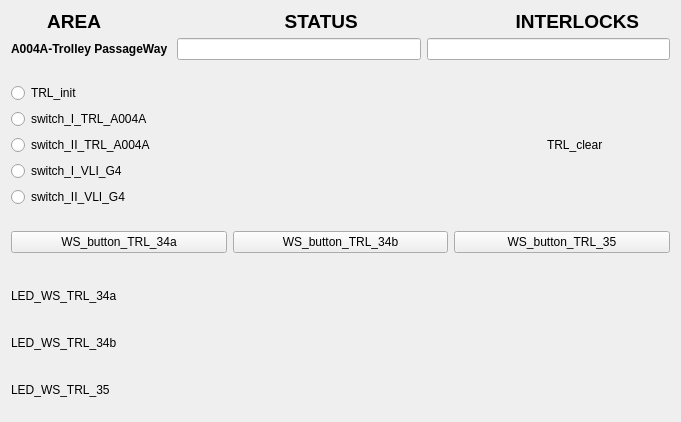
<?xml version="1.0" encoding="UTF-8"?>
<ui version="4.0">
 <class>Form</class>
 <widget class="QWidget" name="Form">
  <property name="geometry">
   <rect>
    <x>0</x>
    <y>0</y>
    <width>681</width>
    <height>422</height>
   </rect>
  </property>
  <property name="windowTitle">
   <string>Form</string>
  </property>
  <layout class="QVBoxLayout" name="verticalLayout_3">
   <item>
    <layout class="QVBoxLayout" name="verticalLayout">
     <item>
      <widget class="QLabel" name="label_4">
       <property name="maximumSize">
        <size>
         <width>16777215</width>
         <height>21</height>
        </size>
       </property>
       <property name="font">
        <font>
         <pointsize>14</pointsize>
         <weight>75</weight>
         <bold>true</bold>
        </font>
       </property>
       <property name="text">
        <string>       AREA                                   STATUS                              INTERLOCKS </string>
       </property>
      </widget>
     </item>
     <item>
      <layout class="QFormLayout" name="formLayout_2">
       <property name="fieldGrowthPolicy">
        <enum>QFormLayout::AllNonFixedFieldsGrow</enum>
       </property>
       <item row="0" column="0">
        <widget class="QLabel" name="label_2">
         <property name="font">
          <font>
           <weight>75</weight>
           <bold>true</bold>
          </font>
         </property>
         <property name="text">
          <string>A004A-Trolley PassageWay </string>
         </property>
        </widget>
       </item>
       <item row="0" column="1">
        <layout class="QHBoxLayout" name="horizontalLayout">
         <item>
          <widget class="QELineEdit" name="qelineedit_2">
           <property name="alignment">
            <set>Qt::AlignCenter</set>
           </property>
           <property name="variable" stdset="0">
            <string>VCS:TRL-CLR-STATS</string>
           </property>
           <property name="format" stdset="0">
            <enum>QELineEdit::Default</enum>
           </property>
          </widget>
         </item>
         <item>
          <widget class="QELineEdit" name="qelineedit">
           <property name="alignment">
            <set>Qt::AlignCenter</set>
           </property>
           <property name="variable" stdset="0">
            <string>VCS:TRL-INTLCK-STATS</string>
           </property>
          </widget>
         </item>
        </layout>
       </item>
      </layout>
     </item>
    </layout>
   </item>
   <item>
    <spacer name="verticalSpacer_2">
     <property name="orientation">
      <enum>Qt::Vertical</enum>
     </property>
     <property name="sizeHint" stdset="0">
      <size>
       <width>20</width>
       <height>40</height>
      </size>
     </property>
    </spacer>
   </item>
   <item>
    <layout class="QHBoxLayout" name="horizontalLayout_9">
     <item>
      <layout class="QVBoxLayout" name="verticalLayout_2">
       <item>
        <widget class="QERadioButton" name="qeradiobutton_6">
         <property name="text">
          <string>TRL_init</string>
         </property>
         <property name="autoExclusive">
          <bool>false</bool>
         </property>
         <property name="variable" stdset="0">
          <string>VCS:TRL-INIT</string>
         </property>
         <property name="format" stdset="0">
          <enum>QERadioButton::LocalEnumeration</enum>
         </property>
         <property name="pressText">
          <string>0</string>
         </property>
         <property name="releaseText">
          <string>1</string>
         </property>
        </widget>
       </item>
       <item>
        <widget class="QERadioButton" name="qeradiobutton_3">
         <property name="text">
          <string>switch_I_TRL_A004A</string>
         </property>
         <property name="autoExclusive">
          <bool>false</bool>
         </property>
         <property name="variable" stdset="0">
          <string>VCS:SW-I-TRL-A004A</string>
         </property>
         <property name="format" stdset="0">
          <enum>QERadioButton::LocalEnumeration</enum>
         </property>
         <property name="pressText">
          <string>0</string>
         </property>
         <property name="releaseText">
          <string>1</string>
         </property>
        </widget>
       </item>
       <item>
        <widget class="QERadioButton" name="qeradiobutton_5">
         <property name="text">
          <string>switch_II_TRL_A004A</string>
         </property>
         <property name="autoExclusive">
          <bool>false</bool>
         </property>
         <property name="variable" stdset="0">
          <string>VCS:SW-II-TRL-A004A</string>
         </property>
         <property name="format" stdset="0">
          <enum>QERadioButton::LocalEnumeration</enum>
         </property>
         <property name="pressText">
          <string>0</string>
         </property>
         <property name="releaseText">
          <string>1</string>
         </property>
        </widget>
       </item>
       <item>
        <widget class="QERadioButton" name="qeradiobutton_4">
         <property name="text">
          <string>switch_I_VLI_G4</string>
         </property>
         <property name="variable" stdset="0">
          <string>VCS:SW-I-VLI-G4</string>
         </property>
         <property name="format" stdset="0">
          <enum>QERadioButton::LocalEnumeration</enum>
         </property>
         <property name="pressText">
          <string>1</string>
         </property>
         <property name="releaseText">
          <string>0</string>
         </property>
        </widget>
       </item>
       <item>
        <widget class="QERadioButton" name="qeradiobutton_2">
         <property name="text">
          <string>switch_II_VLI_G4</string>
         </property>
         <property name="autoExclusive">
          <bool>false</bool>
         </property>
         <property name="variable" stdset="0">
          <string>VCS:SW-II-VLI-G4</string>
         </property>
         <property name="format" stdset="0">
          <enum>QERadioButton::Integer</enum>
         </property>
        </widget>
       </item>
      </layout>
     </item>
     <item>
      <spacer name="horizontalSpacer">
       <property name="orientation">
        <enum>Qt::Horizontal</enum>
       </property>
       <property name="sizeHint" stdset="0">
        <size>
         <width>40</width>
         <height>20</height>
        </size>
       </property>
      </spacer>
     </item>
     <item>
      <layout class="QHBoxLayout" name="horizontalLayout_8">
       <item>
        <widget class="QLabel" name="label_9">
         <property name="maximumSize">
          <size>
           <width>16777215</width>
           <height>20</height>
          </size>
         </property>
         <property name="text">
          <string>TRL_clear</string>
         </property>
        </widget>
       </item>
       <item>
        <widget class="QEBitStatus" name="qebitstatus_3">
         <property name="minimumSize">
          <size>
           <width>61</width>
           <height>41</height>
          </size>
         </property>
         <property name="maximumSize">
          <size>
           <width>61</width>
           <height>41</height>
          </size>
         </property>
         <property name="numberOfBits">
          <number>1</number>
         </property>
         <property name="shape">
          <enum>QBitStatus::Circle</enum>
         </property>
         <property name="offColour">
          <color>
           <red>0</red>
           <green>77</green>
           <blue>0</blue>
          </color>
         </property>
         <property name="variable" stdset="0">
          <string>VCS:TRL-CLR</string>
         </property>
        </widget>
       </item>
      </layout>
     </item>
    </layout>
   </item>
   <item>
    <spacer name="verticalSpacer_3">
     <property name="orientation">
      <enum>Qt::Vertical</enum>
     </property>
     <property name="sizeHint" stdset="0">
      <size>
       <width>20</width>
       <height>40</height>
      </size>
     </property>
    </spacer>
   </item>
   <item>
    <layout class="QHBoxLayout" name="horizontalLayout_10">
     <item>
      <widget class="QEPushButton" name="qepushbutton">
       <property name="text">
        <string>WS_button_TRL_34a</string>
       </property>
       <property name="variable" stdset="0">
        <string>VCS:WS-BUT-TRL-34a</string>
       </property>
       <property name="writeOnPress">
        <bool>true</bool>
       </property>
       <property name="writeOnRelease">
        <bool>true</bool>
       </property>
       <property name="writeOnClick">
        <bool>false</bool>
       </property>
       <property name="pressText">
        <string>0</string>
       </property>
       <property name="releaseText">
        <string>1</string>
       </property>
      </widget>
     </item>
     <item>
      <widget class="QEPushButton" name="qepushbutton_3">
       <property name="text">
        <string>WS_button_TRL_34b</string>
       </property>
       <property name="variable" stdset="0">
        <string>VCS:WS-BUT-TRL-34b</string>
       </property>
       <property name="writeOnPress">
        <bool>true</bool>
       </property>
       <property name="writeOnRelease">
        <bool>true</bool>
       </property>
       <property name="writeOnClick">
        <bool>false</bool>
       </property>
       <property name="pressText">
        <string>0</string>
       </property>
       <property name="releaseText">
        <string>1</string>
       </property>
      </widget>
     </item>
     <item>
      <widget class="QEPushButton" name="qepushbutton_2">
       <property name="text">
        <string>WS_button_TRL_35</string>
       </property>
       <property name="variable" stdset="0">
        <string>VCS:WS-BUT-TRL-35</string>
       </property>
       <property name="writeOnPress">
        <bool>true</bool>
       </property>
       <property name="writeOnRelease">
        <bool>true</bool>
       </property>
       <property name="writeOnClick">
        <bool>false</bool>
       </property>
       <property name="pressText">
        <string>0</string>
       </property>
       <property name="releaseText">
        <string>1</string>
       </property>
      </widget>
     </item>
    </layout>
   </item>
   <item>
    <spacer name="verticalSpacer">
     <property name="orientation">
      <enum>Qt::Vertical</enum>
     </property>
     <property name="sizeHint" stdset="0">
      <size>
       <width>20</width>
       <height>40</height>
      </size>
     </property>
    </spacer>
   </item>
   <item>
    <layout class="QHBoxLayout" name="horizontalLayout_11">
     <item>
      <widget class="QLabel" name="label_10">
       <property name="maximumSize">
        <size>
         <width>16777215</width>
         <height>20</height>
        </size>
       </property>
       <property name="text">
        <string>LED_WS_TRL_34a</string>
       </property>
      </widget>
     </item>
     <item>
      <widget class="QEBitStatus" name="qebitstatus_6">
       <property name="minimumSize">
        <size>
         <width>61</width>
         <height>41</height>
        </size>
       </property>
       <property name="maximumSize">
        <size>
         <width>61</width>
         <height>41</height>
        </size>
       </property>
       <property name="numberOfBits">
        <number>1</number>
       </property>
       <property name="shape">
        <enum>QBitStatus::Circle</enum>
       </property>
       <property name="offColour">
        <color>
         <red>0</red>
         <green>70</green>
         <blue>0</blue>
        </color>
       </property>
       <property name="variable" stdset="0">
        <string>VCS:LED-WS-TRL-34a</string>
       </property>
       <property name="variableSubstitutions" stdset="0">
        <string/>
       </property>
      </widget>
     </item>
    </layout>
   </item>
   <item>
    <layout class="QHBoxLayout" name="horizontalLayout_6">
     <item>
      <widget class="QLabel" name="label_7">
       <property name="maximumSize">
        <size>
         <width>16777215</width>
         <height>20</height>
        </size>
       </property>
       <property name="text">
        <string>LED_WS_TRL_34b</string>
       </property>
      </widget>
     </item>
     <item>
      <widget class="QEBitStatus" name="qebitstatus_4">
       <property name="minimumSize">
        <size>
         <width>61</width>
         <height>41</height>
        </size>
       </property>
       <property name="maximumSize">
        <size>
         <width>61</width>
         <height>41</height>
        </size>
       </property>
       <property name="numberOfBits">
        <number>1</number>
       </property>
       <property name="shape">
        <enum>QBitStatus::Circle</enum>
       </property>
       <property name="offColour">
        <color>
         <red>0</red>
         <green>70</green>
         <blue>0</blue>
        </color>
       </property>
       <property name="variable" stdset="0">
        <string>VCS:LED-WS-TRL-34b</string>
       </property>
       <property name="variableSubstitutions" stdset="0">
        <string/>
       </property>
      </widget>
     </item>
    </layout>
   </item>
   <item>
    <layout class="QHBoxLayout" name="horizontalLayout_7">
     <item>
      <widget class="QLabel" name="label_8">
       <property name="maximumSize">
        <size>
         <width>16777215</width>
         <height>20</height>
        </size>
       </property>
       <property name="text">
        <string>LED_WS_TRL_35</string>
       </property>
      </widget>
     </item>
     <item>
      <widget class="QEBitStatus" name="qebitstatus_5">
       <property name="minimumSize">
        <size>
         <width>61</width>
         <height>41</height>
        </size>
       </property>
       <property name="maximumSize">
        <size>
         <width>61</width>
         <height>41</height>
        </size>
       </property>
       <property name="numberOfBits">
        <number>1</number>
       </property>
       <property name="shape">
        <enum>QBitStatus::Circle</enum>
       </property>
       <property name="offColour">
        <color>
         <red>0</red>
         <green>76</green>
         <blue>0</blue>
        </color>
       </property>
       <property name="variable" stdset="0">
        <string>VCS:LED-WS-TRL-35</string>
       </property>
      </widget>
     </item>
    </layout>
   </item>
  </layout>
 </widget>
 <customwidgets>
  <customwidget>
   <class>QEBitStatus</class>
   <extends>QBitStatus</extends>
   <header>QEBitStatus.h</header>
  </customwidget>
  <customwidget>
   <class>QELineEdit</class>
   <extends>QLineEdit</extends>
   <header>QELineEdit.h</header>
  </customwidget>
  <customwidget>
   <class>QEPushButton</class>
   <extends>QPushButton</extends>
   <header>QEPushButton.h</header>
  </customwidget>
  <customwidget>
   <class>QERadioButton</class>
   <extends>QRadioButton</extends>
   <header>QERadioButton.h</header>
  </customwidget>
  <customwidget>
   <class>QBitStatus</class>
   <extends>QWidget</extends>
   <header>QBitStatus.h</header>
  </customwidget>
 </customwidgets>
 <resources/>
 <connections/>
</ui>
